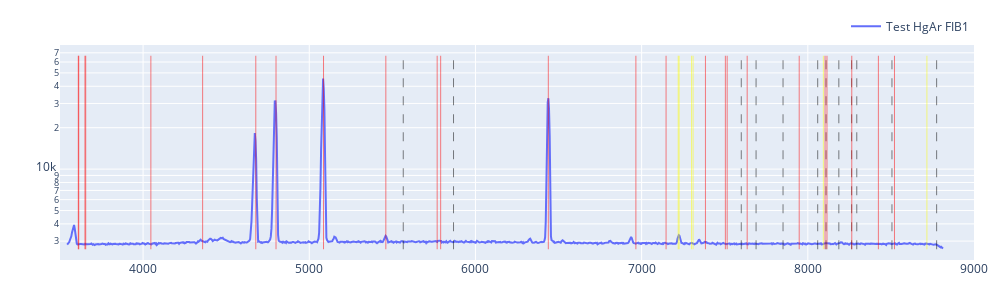

Notebook cell for this chart:
### Code cell
import numpy as np
import plotly.graph_objects as go

def to_native_float(a):
    a = np.asarray(a)

    if a.dtype.byteorder not in ("=", "|"):
        a = a.byteswap().view(a.dtype.newbyteorder("="))

    return np.ascontiguousarray(a, dtype=np.float64)

# Convert arrays for Plotly (native endian)
x = to_native_float(solx)
y2 = to_native_float(cd_f1)

fig = go.Figure()
fig.add_trace(go.Scatter(x=x, y=y2, mode="lines", name="Test HgAr FIB1"))

peaks, _ = find_peaks(kr_f1, height=1000, width=(0, 15), prominence=500)
peaks = refine_peaks(kr_f1, peaks, window_width=5)

ymin = np.nanmin(y1[y1 > 0])
ymax = np.nanmax(y1)

for p in peaks:
    xp = float(x[int(p)])

    fig.add_trace(
        go.Scatter(
            x=[xp, xp],
            y=[ymin, ymax],
            mode="lines",
            line=dict(color="black", width=0.5, dash="dash"),
            hovertemplate=(
                "Peak<br>"
                f"pixel = {p:.2f}<br>"
                "λ = %{x:.2f}<br>"
                "<extra></extra>"
            ),
            showlegend=False
        )
    )

for line in user_atl_cd:
    lam = float(line)
    fig.add_trace(
        go.Scatter(
            x=[lam, lam],
            y=[ymin, ymax],
            mode="lines",
            line=dict(color="red", width=0.5),
            hovertemplate=(
                "Cd line<br>"
                "λ = %{x:.2f}<br>"
                "<extra></extra>"
            ),
            showlegend=False
        )
    )
for line in user_atl_cd:
    lam = float(line) * 2
    fig.add_trace(
        go.Scatter(
            x=[lam, lam],
            y=[ymin, ymax],
            mode="lines",
            line=dict(color="yellow", width=0.5),
            hovertemplate=(
                "Cd 2rd line<br>"
                "λ = %{x:.2f}<br>"
                "<extra></extra>"
            ),
            showlegend=False
        )
    )

fig.update_layout(
    width=1000,
    height=300,
    yaxis_type="log",
    xaxis_range=[3500, 9000],
    margin=dict(l=60, r=20, t=40, b=40),
    legend=dict(orientation="h", y=1.02, x=1, xanchor="right", yanchor="bottom"),
)

fig.show()

### Figure 1 — Plotly figure (JSON) as saved in the notebook; plotly's stock layout.template omitted (floating-point values rounded to 4 significant figures; data arrays with more than 128 entries replaced by an {"elided": "..."} marker saying what was removed)
{"data": [{"mode": "lines", "name": "Test HgAr FIB1", "type": "scatter", "x": {"elided": "1340 float values"}, "y": {"elided": "1340 float values"}}, {"hovertemplate": "Peak<br>pixel = 502.74<br>λ = %{x:.2f}<br><extra></extra>", "line": {"color": "black", "dash": "dash", "width": 0.5}, "mode": "lines", "showlegend": false, "type": "scatter", "x": [5566.0, 5566.0], "y": [2617.0, 66660.0]}, {"hovertemplate": "Peak<br>pixel = 579.51<br>λ = %{x:.2f}<br><extra></extra>", "line": {"color": "black", "dash": "dash", "width": 0.5}, "mode": "lines", "showlegend": false, "type": "scatter", "x": [5868.0, 5868.0], "y": [2617.0, 66660.0]}, {"hovertemplate": "Peak<br>pixel = 1024.09<br>λ = %{x:.2f}<br><extra></extra>", "line": {"color": "black", "dash": "dash", "width": 0.5}, "mode": "lines", "showlegend": false, "type": "scatter", "x": [7600.0, 7600.0], "y": [2617.0, 66660.0]}, {"hovertemplate": "Peak<br>pixel = 1047.66<br>λ = %{x:.2f}<br><extra></extra>", "line": {"color": "black", "dash": "dash", "width": 0.5}, "mode": "lines", "showlegend": false, "type": "scatter", "x": [7689.0, 7689.0], "y": [2617.0, 66660.0]}, {"hovertemplate": "Peak<br>pixel = 1089.97<br>λ = %{x:.2f}<br><extra></extra>", "line": {"color": "black", "dash": "dash", "width": 0.5}, "mode": "lines", "showlegend": false, "type": "scatter", "x": [7851.0, 7851.0], "y": [2617.0, 66660.0]}, {"hovertemplate": "Peak<br>pixel = 1143.00<br>λ = %{x:.2f}<br><extra></extra>", "line": {"color": "black", "dash": "dash", "width": 0.5}, "mode": "lines", "showlegend": false, "type": "scatter", "x": [8059.0, 8059.0], "y": [2617.0, 66660.0]}, {"hovertemplate": "Peak<br>pixel = 1156.57<br>λ = %{x:.2f}<br><extra></extra>", "line": {"color": "black", "dash": "dash", "width": 0.5}, "mode": "lines", "showlegend": false, "type": "scatter", "x": [8110.0, 8110.0], "y": [2617.0, 66660.0]}, {"hovertemplate": "Peak<br>pixel = 1176.94<br>λ = %{x:.2f}<br><extra></extra>", "line": {"color": "black", "dash": "dash", "width": 0.5}, "mode": "lines", "showlegend": false, "type": "scatter", "x": [8187.0, 8187.0], "y": [2617.0, 66660.0]}, {"hovertemplate": "Peak<br>pixel = 1196.30<br>λ = %{x:.2f}<br><extra></extra>", "line": {"color": "black", "dash": "dash", "width": 0.5}, "mode": "lines", "showlegend": false, "type": "scatter", "x": [8264.0, 8264.0], "y": [2617.0, 66660.0]}, {"hovertemplate": "Peak<br>pixel = 1204.94<br>λ = %{x:.2f}<br><extra></extra>", "line": {"color": "black", "dash": "dash", "width": 0.5}, "mode": "lines", "showlegend": false, "type": "scatter", "x": [8295.0, 8295.0], "y": [2617.0, 66660.0]}, {"hovertemplate": "Peak<br>pixel = 1259.73<br>λ = %{x:.2f}<br><extra></extra>", "line": {"color": "black", "dash": "dash", "width": 0.5}, "mode": "lines", "showlegend": false, "type": "scatter", "x": [8506.0, 8506.0], "y": [2617.0, 66660.0]}, {"hovertemplate": "Peak<br>pixel = 1329.28<br>λ = %{x:.2f}<br><extra></extra>", "line": {"color": "black", "dash": "dash", "width": 0.5}, "mode": "lines", "showlegend": false, "type": "scatter", "x": [8775.0, 8775.0], "y": [2617.0, 66660.0]}, {"hovertemplate": "Cd line<br>λ = %{x:.2f}<br><extra></extra>", "line": {"color": "red", "width": 0.5}, "mode": "lines", "showlegend": false, "type": "scatter", "x": [3610.0, 3610.0], "y": [2617.0, 66660.0]}, {"hovertemplate": "Cd line<br>λ = %{x:.2f}<br><extra></extra>", "line": {"color": "red", "width": 0.5}, "mode": "lines", "showlegend": false, "type": "scatter", "x": [3613.0, 3613.0], "y": [2617.0, 66660.0]}, {"hovertemplate": "Cd line<br>λ = %{x:.2f}<br><extra></extra>", "line": {"color": "red", "width": 0.5}, "mode": "lines", "showlegend": false, "type": "scatter", "x": [3650.0, 3650.0], "y": [2617.0, 66660.0]}, {"hovertemplate": "Cd line<br>λ = %{x:.2f}<br><extra></extra>", "line": {"color": "red", "width": 0.5}, "mode": "lines", "showlegend": false, "type": "scatter", "x": [3655.0, 3655.0], "y": [2617.0, 66660.0]}, {"hovertemplate": "Cd line<br>λ = %{x:.2f}<br><extra></extra>", "line": {"color": "red", "width": 0.5}, "mode": "lines", "showlegend": false, "type": "scatter", "x": [4047.0, 4047.0], "y": [2617.0, 66660.0]}, {"hovertemplate": "Cd line<br>λ = %{x:.2f}<br><extra></extra>", "line": {"color": "red", "width": 0.5}, "mode": "lines", "showlegend": false, "type": "scatter", "x": [4358.0, 4358.0], "y": [2617.0, 66660.0]}, {"hovertemplate": "Cd line<br>λ = %{x:.2f}<br><extra></extra>", "line": {"color": "red", "width": 0.5}, "mode": "lines", "showlegend": false, "type": "scatter", "x": [4678.0, 4678.0], "y": [2617.0, 66660.0]}, {"hovertemplate": "Cd line<br>λ = %{x:.2f}<br><extra></extra>", "line": {"color": "red", "width": 0.5}, "mode": "lines", "showlegend": false, "type": "scatter", "x": [4800.0, 4800.0], "y": [2617.0, 66660.0]}, {"hovertemplate": "Cd line<br>λ = %{x:.2f}<br><extra></extra>", "line": {"color": "red", "width": 0.5}, "mode": "lines", "showlegend": false, "type": "scatter", "x": [5086.0, 5086.0], "y": [2617.0, 66660.0]}, {"hovertemplate": "Cd line<br>λ = %{x:.2f}<br><extra></extra>", "line": {"color": "red", "width": 0.5}, "mode": "lines", "showlegend": false, "type": "scatter", "x": [5461.0, 5461.0], "y": [2617.0, 66660.0]}, {"hovertemplate": "Cd line<br>λ = %{x:.2f}<br><extra></extra>", "line": {"color": "red", "width": 0.5}, "mode": "lines", "showlegend": false, "type": "scatter", "x": [5770.0, 5770.0], "y": [2617.0, 66660.0]}, {"hovertemplate": "Cd line<br>λ = %{x:.2f}<br><extra></extra>", "line": {"color": "red", "width": 0.5}, "mode": "lines", "showlegend": false, "type": "scatter", "x": [5791.0, 5791.0], "y": [2617.0, 66660.0]}, {"hovertemplate": "Cd line<br>λ = %{x:.2f}<br><extra></extra>", "line": {"color": "red", "width": 0.5}, "mode": "lines", "showlegend": false, "type": "scatter", "x": [6438.0, 6438.0], "y": [2617.0, 66660.0]}, {"hovertemplate": "Cd line<br>λ = %{x:.2f}<br><extra></extra>", "line": {"color": "red", "width": 0.5}, "mode": "lines", "showlegend": false, "type": "scatter", "x": [6965.0, 6965.0], "y": [2617.0, 66660.0]}, {"hovertemplate": "Cd line<br>λ = %{x:.2f}<br><extra></extra>", "line": {"color": "red", "width": 0.5}, "mode": "lines", "showlegend": false, "type": "scatter", "x": [7147.0, 7147.0], "y": [2617.0, 66660.0]}, {"hovertemplate": "Cd line<br>λ = %{x:.2f}<br><extra></extra>", "line": {"color": "red", "width": 0.5}, "mode": "lines", "showlegend": false, "type": "scatter", "x": [7384.0, 7384.0], "y": [2617.0, 66660.0]}, {"hovertemplate": "Cd line<br>λ = %{x:.2f}<br><extra></extra>", "line": {"color": "red", "width": 0.5}, "mode": "lines", "showlegend": false, "type": "scatter", "x": [7504.0, 7504.0], "y": [2617.0, 66660.0]}, {"hovertemplate": "Cd line<br>λ = %{x:.2f}<br><extra></extra>", "line": {"color": "red", "width": 0.5}, "mode": "lines", "showlegend": false, "type": "scatter", "x": [7515.0, 7515.0], "y": [2617.0, 66660.0]}, {"hovertemplate": "Cd line<br>λ = %{x:.2f}<br><extra></extra>", "line": {"color": "red", "width": 0.5}, "mode": "lines", "showlegend": false, "type": "scatter", "x": [7635.0, 7635.0], "y": [2617.0, 66660.0]}, {"hovertemplate": "Cd line<br>λ = %{x:.2f}<br><extra></extra>", "line": {"color": "red", "width": 0.5}, "mode": "lines", "showlegend": false, "type": "scatter", "x": [7948.0, 7948.0], "y": [2617.0, 66660.0]}, {"hovertemplate": "Cd line<br>λ = %{x:.2f}<br><extra></extra>", "line": {"color": "red", "width": 0.5}, "mode": "lines", "showlegend": false, "type": "scatter", "x": [8104.0, 8104.0], "y": [2617.0, 66660.0]}, {"hovertemplate": "Cd line<br>λ = %{x:.2f}<br><extra></extra>", "line": {"color": "red", "width": 0.5}, "mode": "lines", "showlegend": false, "type": "scatter", "x": [8115.0, 8115.0], "y": [2617.0, 66660.0]}, {"hovertemplate": "Cd line<br>λ = %{x:.2f}<br><extra></extra>", "line": {"color": "red", "width": 0.5}, "mode": "lines", "showlegend": false, "type": "scatter", "x": [8265.0, 8265.0], "y": [2617.0, 66660.0]}, {"hovertemplate": "Cd line<br>λ = %{x:.2f}<br><extra></extra>", "line": {"color": "red", "width": 0.5}, "mode": "lines", "showlegend": false, "type": "scatter", "x": [8425.0, 8425.0], "y": [2617.0, 66660.0]}, {"hovertemplate": "Cd line<br>λ = %{x:.2f}<br><extra></extra>", "line": {"color": "red", "width": 0.5}, "mode": "lines", "showlegend": false, "type": "scatter", "x": [8521.0, 8521.0], "y": [2617.0, 66660.0]}, {"hovertemplate": "Cd 2rd line<br>λ = %{x:.2f}<br><extra></extra>", "line": {"color": "yellow", "width": 0.5}, "mode": "lines", "showlegend": false, "type": "scatter", "x": [7220.0, 7220.0], "y": [2617.0, 66660.0]}, {"hovertemplate": "Cd 2rd line<br>λ = %{x:.2f}<br><extra></extra>", "line": {"color": "yellow", "width": 0.5}, "mode": "lines", "showlegend": false, "type": "scatter", "x": [7226.0, 7226.0], "y": [2617.0, 66660.0]}, {"hovertemplate": "Cd 2rd line<br>λ = %{x:.2f}<br><extra></extra>", "line": {"color": "yellow", "width": 0.5}, "mode": "lines", "showlegend": false, "type": "scatter", "x": [7300.0, 7300.0], "y": [2617.0, 66660.0]}, {"hovertemplate": "Cd 2rd line<br>λ = %{x:.2f}<br><extra></extra>", "line": {"color": "yellow", "width": 0.5}, "mode": "lines", "showlegend": false, "type": "scatter", "x": [7310.0, 7310.0], "y": [2617.0, 66660.0]}, {"hovertemplate": "Cd 2rd line<br>λ = %{x:.2f}<br><extra></extra>", "line": {"color": "yellow", "width": 0.5}, "mode": "lines", "showlegend": false, "type": "scatter", "x": [8094.0, 8094.0], "y": [2617.0, 66660.0]}, {"hovertemplate": "Cd 2rd line<br>λ = %{x:.2f}<br><extra></extra>", "line": {"color": "yellow", "width": 0.5}, "mode": "lines", "showlegend": false, "type": "scatter", "x": [8717.0, 8717.0], "y": [2617.0, 66660.0]}, {"hovertemplate": "Cd 2rd line<br>λ = %{x:.2f}<br><extra></extra>", "line": {"color": "yellow", "width": 0.5}, "mode": "lines", "showlegend": false, "type": "scatter", "x": [9356.0, 9356.0], "y": [2617.0, 66660.0]}, {"hovertemplate": "Cd 2rd line<br>λ = %{x:.2f}<br><extra></extra>", "line": {"color": "yellow", "width": 0.5}, "mode": "lines", "showlegend": false, "type": "scatter", "x": [9600.0, 9600.0], "y": [2617.0, 66660.0]}, {"hovertemplate": "Cd 2rd line<br>λ = %{x:.2f}<br><extra></extra>", "line": {"color": "yellow", "width": 0.5}, "mode": "lines", "showlegend": false, "type": "scatter", "x": [10170.0, 10170.0], "y": [2617.0, 66660.0]}, {"hovertemplate": "Cd 2rd line<br>λ = %{x:.2f}<br><extra></extra>", "line": {"color": "yellow", "width": 0.5}, "mode": "lines", "showlegend": false, "type": "scatter", "x": [10920.0, 10920.0], "y": [2617.0, 66660.0]}, {"hovertemplate": "Cd 2rd line<br>λ = %{x:.2f}<br><extra></extra>", "line": {"color": "yellow", "width": 0.5}, "mode": "lines", "showlegend": false, "type": "scatter", "x": [11540.0, 11540.0], "y": [2617.0, 66660.0]}, {"hovertemplate": "Cd 2rd line<br>λ = %{x:.2f}<br><extra></extra>", "line": {"color": "yellow", "width": 0.5}, "mode": "lines", "showlegend": false, "type": "scatter", "x": [11580.0, 11580.0], "y": [2617.0, 66660.0]}, {"hovertemplate": "Cd 2rd line<br>λ = %{x:.2f}<br><extra></extra>", "line": {"color": "yellow", "width": 0.5}, "mode": "lines", "showlegend": false, "type": "scatter", "x": [12880.0, 12880.0], "y": [2617.0, 66660.0]}, {"hovertemplate": "Cd 2rd line<br>λ = %{x:.2f}<br><extra></extra>", "line": {"color": "yellow", "width": 0.5}, "mode": "lines", "showlegend": false, "type": "scatter", "x": [13930.0, 13930.0], "y": [2617.0, 66660.0]}, {"hovertemplate": "Cd 2rd line<br>λ = %{x:.2f}<br><extra></extra>", "line": {"color": "yellow", "width": 0.5}, "mode": "lines", "showlegend": false, "type": "scatter", "x": [14290.0, 14290.0], "y": [2617.0, 66660.0]}, {"hovertemplate": "Cd 2rd line<br>λ = %{x:.2f}<br><extra></extra>", "line": {"color": "yellow", "width": 0.5}, "mode": "lines", "showlegend": false, "type": "scatter", "x": [14770.0, 14770.0], "y": [2617.0, 66660.0]}, {"hovertemplate": "Cd 2rd line<br>λ = %{x:.2f}<br><extra></extra>", "line": {"color": "yellow", "width": 0.5}, "mode": "lines", "showlegend": false, "type": "scatter", "x": [15010.0, 15010.0], "y": [2617.0, 66660.0]}, {"hovertemplate": "Cd 2rd line<br>λ = %{x:.2f}<br><extra></extra>", "line": {"color": "yellow", "width": 0.5}, "mode": "lines", "showlegend": false, "type": "scatter", "x": [15030.0, 15030.0], "y": [2617.0, 66660.0]}, {"hovertemplate": "Cd 2rd line<br>λ = %{x:.2f}<br><extra></extra>", "line": {"color": "yellow", "width": 0.5}, "mode": "lines", "showlegend": false, "type": "scatter", "x": [15270.0, 15270.0], "y": [2617.0, 66660.0]}, {"hovertemplate": "Cd 2rd line<br>λ = %{x:.2f}<br><extra></extra>", "line": {"color": "yellow", "width": 0.5}, "mode": "lines", "showlegend": false, "type": "scatter", "x": [15900.0, 15900.0], "y": [2617.0, 66660.0]}, {"hovertemplate": "Cd 2rd line<br>λ = %{x:.2f}<br><extra></extra>", "line": {"color": "yellow", "width": 0.5}, "mode": "lines", "showlegend": false, "type": "scatter", "x": [16210.0, 16210.0], "y": [2617.0, 66660.0]}, {"hovertemplate": "Cd 2rd line<br>λ = %{x:.2f}<br><extra></extra>", "line": {"color": "yellow", "width": 0.5}, "mode": "lines", "showlegend": false, "type": "scatter", "x": [16230.0, 16230.0], "y": [2617.0, 66660.0]}, {"hovertemplate": "Cd 2rd line<br>λ = %{x:.2f}<br><extra></extra>", "line": {"color": "yellow", "width": 0.5}, "mode": "lines", "showlegend": false, "type": "scatter", "x": [16530.0, 16530.0], "y": [2617.0, 66660.0]}, {"hovertemplate": "Cd 2rd line<br>λ = %{x:.2f}<br><extra></extra>", "line": {"color": "yellow", "width": 0.5}, "mode": "lines", "showlegend": false, "type": "scatter", "x": [16850.0, 16850.0], "y": [2617.0, 66660.0]}, {"hovertemplate": "Cd 2rd line<br>λ = %{x:.2f}<br><extra></extra>", "line": {"color": "yellow", "width": 0.5}, "mode": "lines", "showlegend": false, "type": "scatter", "x": [17040.0, 17040.0], "y": [2617.0, 66660.0]}], "layout": {"height": 300, "legend": {"orientation": "h", "x": 1, "xanchor": "right", "y": 1.02, "yanchor": "bottom"}, "margin": {"b": 40, "l": 60, "r": 20, "t": 40}, "width": 1000, "xaxis": {"range": [3500, 9000]}, "yaxis": {"type": "log"}}}
